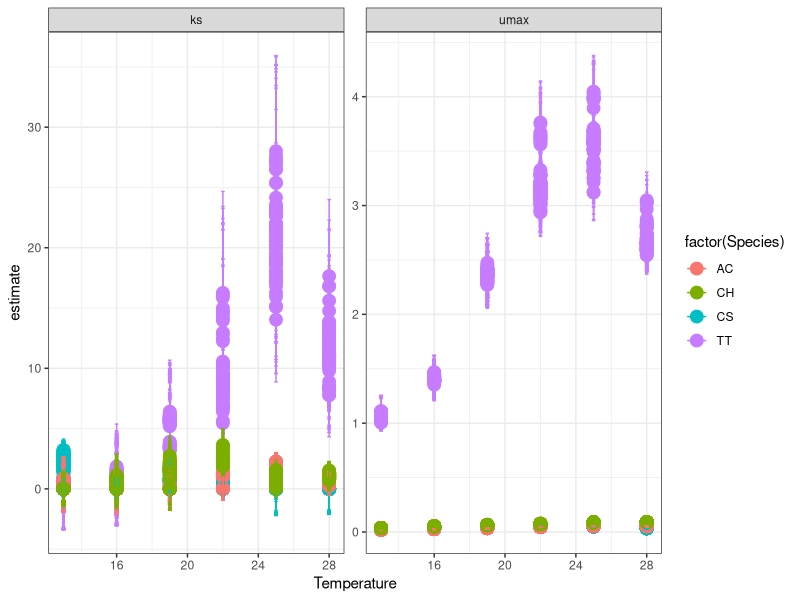
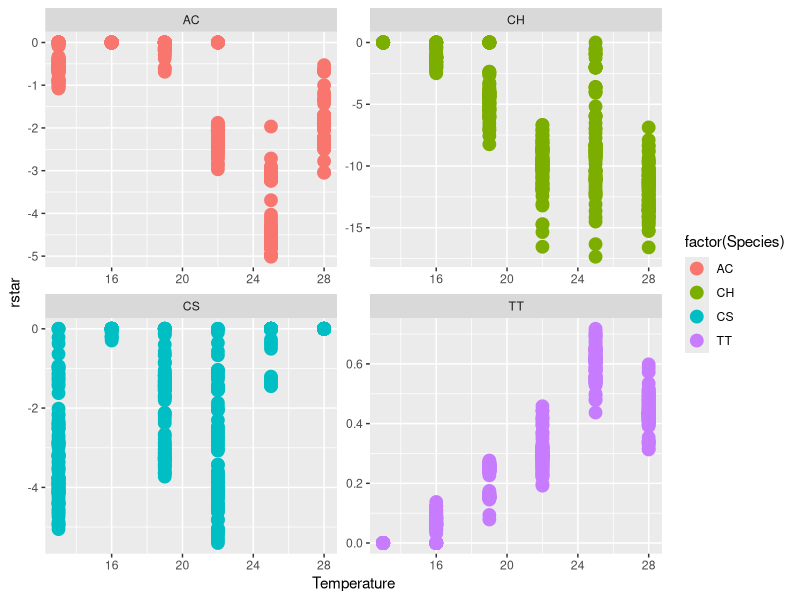
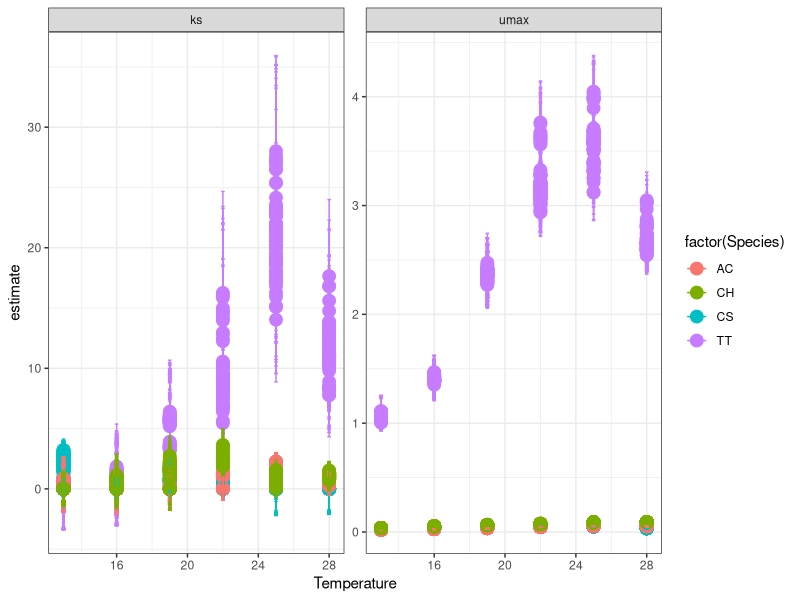

Source code (R) for these figures, in order: (Note: this script raises an error after producing the figures.)
library(tidyverse)
library(broom)
library(minpack.lm)
library(purrr)
library(stringr)
library(dplyr)

TT_ks_umax<-cbind(read_csv("data-processed/TT_ks_umax_boot.csv"), Species="TT")
CS_ks_umax<-cbind(read_csv("data-processed/CS_ks_umax_boot.csv"), Species="CS")
AC_ks_umax<-cbind(read_csv("data-processed/AC_ks_umax_boot.csv"), Species="AC")
CH_ks_umax<-cbind(read_csv("data-processed/CH_ks_umax_boot.csv"), Species="CH")

all_ks_umax<-rbind(TT_ks_umax, CS_ks_umax, AC_ks_umax, CH_ks_umax)


all_ks_umax %>%
  #filter(Species=="CH") %>%
  #group_by(term) %>%
  ggplot(aes(x = Temperature, y = estimate, color = factor(Species))) + geom_point(size = 4) +
  theme_bw() + facet_wrap(~term, scales = "free") + 
  geom_errorbar(aes(ymin=estimate-std.error, ymax=estimate+std.error), width=.2)

ggsave("figures/all_ks_umax.png")

# estimate R-star ------------
#R* = mKs / umax - m
#
#set m at 0.1
all_umax<- all_ks_umax %>%
  filter(term=="umax") 
all_ks<- all_ks_umax %>%
  filter(term=="ks") 
m<-0.1
all_umax$rstar<-m * all_ks$estimate / (all_umax$estimate - m)
all_rstar<- all_umax %>% 
  select(Temperature, run, Species, rstar) 
write_csv(all_rstar, "data-processed/all_rstar.csv")

all_rstar%>% 
  ggplot(aes(x = Temperature, y = rstar, color=factor(Species))) + geom_point(size = 4) +
  facet_wrap(~Species, scales = "free")


#next redo this by pulling 1000 iterations from umax and k estimates with norm dist with se
#write a function to draw random numbers with a boundary of 0:
rtnorm <- function(n, mean, sd, a = -Inf, b = Inf){
  qnorm(runif(n, pnorm(a, mean, sd), pnorm(b, mean, sd)), mean, sd)
}

TT_rstar_norm_summ<-data.frame(median=1:6, lci=1:6, uci=1:6, Temperature=TT_ks$Temperature)
for(i in 1:length(TT_umax$estimate)){
  rstar_norm<-(rtnorm(n=100, mean=TT_ks$estimate[i], sd=TT_ks$std.error[i], a=0, b=Inf)*m)/
    (rnorm(100, mean=TT_umax$estimate[i], sd=TT_umax$std.error[i])-m)
  TT_rstar_norm_summ[i,c(1:3)]<-quantile(rstar_norm, c(0.5, 0.05, 0.95))
}
write_csv(TT_rstar_norm_summ, "data-processed/TT_rstar.csv")


all_rstar %>%
  ggplot(aes(x = Temperature, y = median, color = factor(Species))) + geom_point(size = 4) +
  theme_bw() + geom_line() + labs(y="R-star") +
  geom_errorbar(aes(ymin=lci, ymax=uci), width=.2)
ggsave("figures/all_rstar.png")
